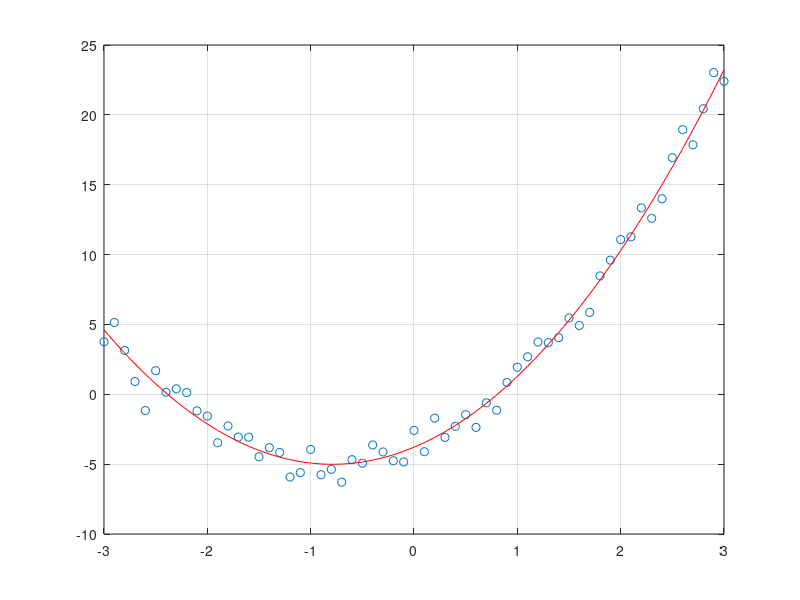

Write MATLAB code to recreate this figure.
clear;
clc;
close all;

an = 2;
bn = 3;
cn = -4;
x = -3:0.1:3;   x = x';
N = length(x);
yb = an*x.*x + bn*x + cn + 1*randn(N,1);

figure(1);
plot(x,yb,'o')

A11 = sum(x.^4);
A12 = sum(x.^3);
A13 = sum(x.*x);
A21 = A12;
A22 = sum(x.*x);
A23 = sum(x);
A31 = A13;
A32 = A23;
A33 = N;
B1 = sum(x.*x.*yb);
B2 = sum(x.*yb);
B3 = sum(yb);
A = [ A11   A12   A13
        A21   A22   A23
        A31   A32   A33 ];
B = [ B1
        B2
        B3 ];
z = inv(A)*B;
a = z(1,1);
b = z(2,1); 
c = z(3,1);

y = a*x.*x + b*x + c;
figure(1);
plot(x,yb,'o',x,y,'-r');
grid;

[ an  a
  bn  b
  cn  c ]


    
    



